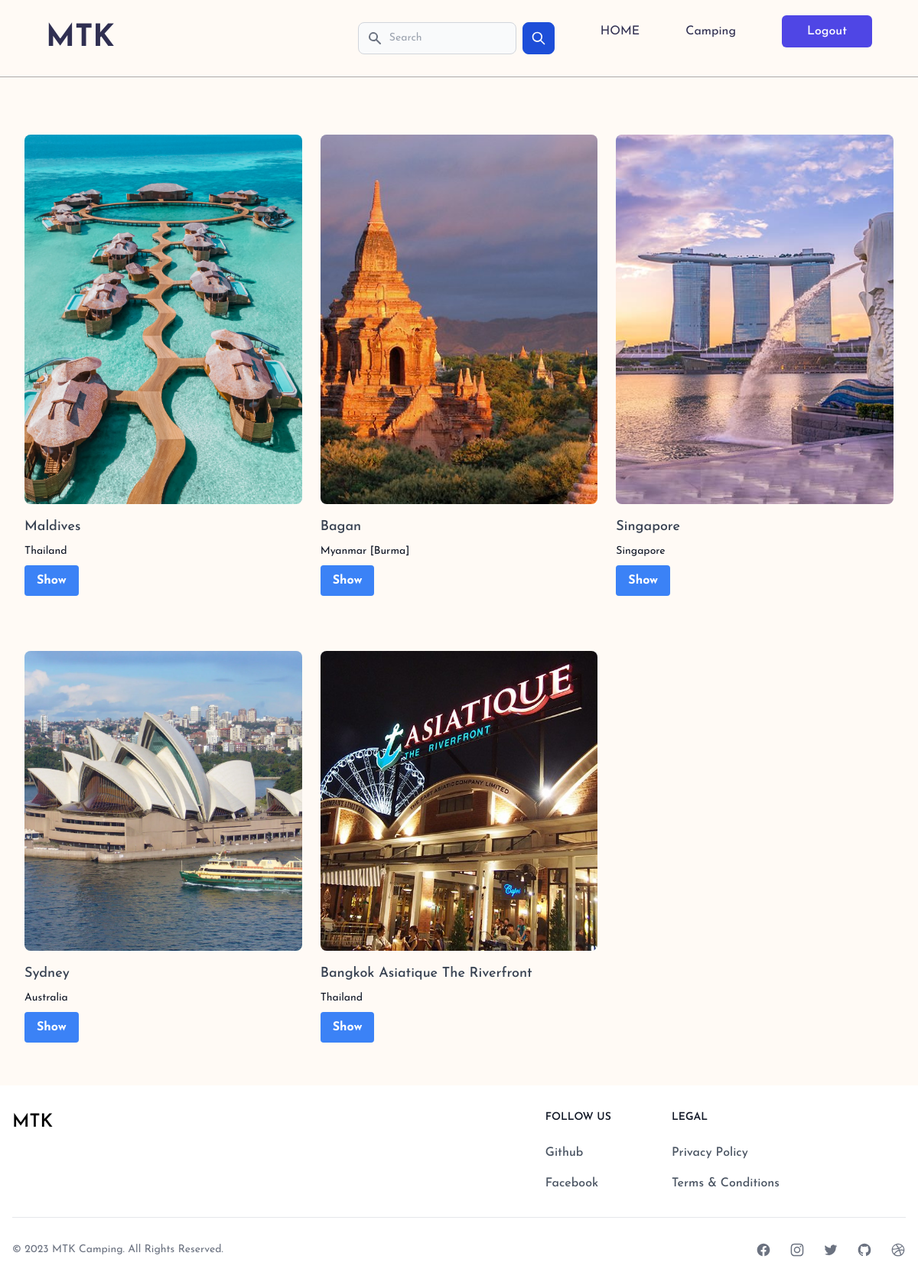
The page /camping.php (signed in) on the database its author committed.
### tables this page shows
CREATE TABLE `camping_sites` (
  `id` varchar(100) NOT NULL,
  `name` varchar(100) NOT NULL,
  `location` varchar(100) DEFAULT NULL,
  `description` text,
  `image` text NOT NULL,
  `created_at` timestamp NOT NULL DEFAULT CURRENT_TIMESTAMP,
  `updated_at` timestamp NOT NULL DEFAULT CURRENT_TIMESTAMP ON UPDATE CURRENT_TIMESTAMP
);

### Controller/Camping.php (called while the page is built, shortened)
<?php
require_once("Query.php");
class Camping{
    private query $query;
    function __construct() {
        $this->query = new Query();
    }
    function getCampingData() {
        $sql = "SELECT * FROM camping_sites";
        $this->camping = $this->query->executeQuery($sql, CONST_GET);
        return json_encode($this->camping);
    }
}
?>

### Controller/Query.php (called while the page is built, shortened)
<?php
require_once(CONST_BASE_PATH . "/db_connect.php");
class Query {
    private $conn;
    private array $response = [];
    public function __construct() {
        global $conn;
        $this->conn = $conn;
    }
    public function executeQuery($sql, $method) {
        $this->method = $method;
        if ($this->method === CONST_PUT) {
            $result = mysqli_query($this->conn, $sql);
            if ($result) {
                $this->response = [
                    'success' => true,
                    'message' => 'Updated successfully.'
                ];
            } else {
                $this->response = [
                    'success' => false,
                    'message' => 'Something went wrong.'
                ];
            }
            return $this->response;
        } else if ($this->method === CONST_GET) {
            $result = mysqli_query($this->conn, $sql);
            $data = mysqli_fetch_all($result, MYSQLI_ASSOC);
            return $data;
        } else if ($this->method === CONST_POST) {
            $result = mysqli_query($this->conn, $sql);
            if ($result) {
                $this->response = [
                    'success' => true,
                    'message' => 'Created successfully.'
                ];
            } else {
                $this->response = [
                    'success' => false,
                    'message' => 'Something went wrong.'
                ];
            }
            return $this->response;
        } else if ($this->method === CONST_DELETE) {
            $result = mysqli_query($this->conn, $sql);
            if ($result) {
                $this->response = [
                    'success' => true,
                    'message' => 'Deleted successfully.'
                ];
            } else {
                $this->response = [
                    'success' => false,
                    'message' => 'Something went wrong.'
                ];
            }
            return $this->response;
        }
    }
}
?>

### Controller/CountryList.php (called while the page is built, shortened)
<?php
class CountryList {
    public static function getConstantArray() {
        return self::CONST_COUNTRY_LIST;
    }
}

### camping.php (the view, shortened to what this page needs)
<?php
require_once("./Components/header.php");
require_once("./Components/navbar.php");
require_once("./Controller/Camping.php");
require_once("./Controller/CountryList.php");
if (isset($_POST['search_result'])) {
    $camping = new Camping();
    $campingData = $camping->getCampingDataBySearch($_POST['search_result']);
    $decodeCampingData = json_decode($campingData, true);
    shuffle($decodeCampingData);
} else {
    $camping = new Camping();
    $campingData = $camping->getCampingData();
    $decodeCampingData = json_decode($campingData, true);
    shuffle($decodeCampingData);
}
?>
<div>
    <div class="mx-auto my-20 max-w-2xl px-4 py-16 sm:px-6 sm:py-24 lg:max-w-7xl lg:px-8">
        <div class="grid grid-cols-1 gap-x-6 gap-y-48 sm:grid-cols-2 lg:grid-cols-3 xl:grid-cols-4 xl:gap-x-8">
            <?php if (!empty($decodeCampingData)) { ?>
                <?php foreach ($decodeCampingData as $camping) { ?>
                    <form action="<?php echo CONST_BASE_URL; ?>/one_camping.php" method="POST">
                        <a href="#" class="group">
                            <div class="aspect-h-1 aspect-w-1 w-full overflow-hidden rounded-lg bg-gray-200 xl:aspect-h-8 xl:aspect-w-7">
                                <?php if ($camping['image'] !== '') { ?>
                                    <img src="./assets/images/<?php echo $camping['image']; ?>" alt="" class="h-full w-full object-cover object-center group-hover:opacity-75">
                                <?php } else { ?>
                                    <img src="./assets/images/no_image_found.png" alt="No image found" class="h-full w-full object-cover object-center group-hover:opacity-75">
                                <?php } ?>
                            </div>
                            <h3 class="mt-4 font-medium text-lg text-gray-700"><?php echo $camping['name']; ?></h3>
                            <p class="my-2 text-sm font-normal text-gray-900"><?php echo CountryList::getConstantArray()[$camping['location']]; ?></p>
                            <button type="submit" class="bg-blue-500 hover:bg-blue-700 text-white font-bold py-2 px-4 rounded">
                                Show
                            </button>
                        </a>
                    </form>
                <?php } ?>
            <?php } ?>
        </div>
    </div>
</div>
<?php
require_once("./Components/footer.php");
?>

### assets/css/variable.css (style rules this page uses)
:root { --color-one: #fff; --color-two: #333; --color-three: red; --color-four: #ededed; --color-five: #F2DAD7; --color-six: #D1A39E; --color-seven: #CECDCA; --color-eight: #474545; --color-nine: #eaeaea; --bg-dark: #333; --gradient-one: rgba(0, 0, 0, .5); --gradient-two: rgba(0, 0, 0, .3); --text-white: #fff; --text-dark: #000; --heading-one: 4rem; --heading-two: 2rem; --heading-three: 1.5rem; --heading-four: 1.25rem; --heading-five: 1rem; --heading-six: .75rem; --margin-auto: auto; --margin-0: 0; --margin-1: 1rem; --margin-2: 2rem; --margin-3: 3rem; --margin-4: 4rem; --margin-5: 5rem; --margin-6: 6rem; --margin-left-3: 3rem; --margin-left-4: 4rem; --padding-0: 0; --padding-1: 1rem; --padding-2: 2rem; --padding-3: 3rem; --padding-4: 4rem; --padding-5: 5rem; --padding-6: 6rem; --font-size-small: 1rem; --font-size-medium: 1.5rem; --font-size-large: 2rem; --font-size-1: 1rem; --font-size-2: 1.25rem; --font-size-3: 1.75rem; --font-size-4: 2.25rem; --font-size-5: 2.5rem; --font-size-6: 2.75rem; --ease: all 0.3s ease-in-out; }

### assets/css/global.css (style rules this page uses)
.text-white { color: var(--text-white); }

### assets/css/styles.css (style rules this page uses)
* { margin: 0; padding: 0; box-sizing: border-box; font-family: 'Josefin Sans', sans-serif; }
html { line-height:1.15; -webkit-text-size-adjust:100% }
body { margin:0 }
a { background-color:transparent }
img { border-style:none }
button,input,optgroup,select,textarea { font-family:inherit; font-size:100%; line-height:1.15; margin:0 }
button,input { overflow:visible }
button,select { text-transform:none }
[type=button],[type=reset],[type=submit],button { -webkit-appearance:button }
blockquote,dd,dl,figure,h1,h2,h3,h4,h5,h6,hr,p,pre { margin:0 }
button { background-color:transparent; background-image:none; padding:0 }
html { font-family:Inter,system-ui,-apple-system,BlinkMacSystemFont,Segoe UI,Roboto,Helvetica Neue,Arial,Noto Sans,sans-serif,Apple Color Emoji,Segoe UI Emoji,Segoe UI Symbol,Noto Color Emoji; line-height:1.5 }
*,:after,:before { box-sizing:border-box; border:0 solid #d5d6d7 }
img { border-style:solid }
[role=button],button { cursor:pointer }
h1,h2,h3,h4,h5,h6 { font-size:inherit; font-weight:inherit }
a { color:inherit; text-decoration:inherit }
button,input,optgroup,select,textarea { padding:0; line-height:inherit; color:inherit }
audio,canvas,embed,iframe,img,object,svg,video { display:block; vertical-align:middle }
img,video { max-width:100%; height:auto }
.bg-blue-500 { --bg-opacity:1; background-color:#3f83f8; background-color:rgba(63,131,248,var(--bg-opacity)) }
.rounded { border-radius:.25rem }
.rounded-lg { border-radius:.5rem }
.grid { display:grid }
.font-medium { font-weight:500 }
.font-bold { font-weight:700 }
.h-full { height:100% }
.text-sm { font-size:.875rem }
.text-lg { font-size:1.125rem }
.mx-auto { margin-left:auto; margin-right:auto }
.mt-4 { margin-top:1rem }
.max-w-2xl { max-width:42rem }
.object-cover { -o-object-fit:cover; object-fit:cover }
.overflow-hidden { overflow:hidden }
.py-2 { padding-top:.5rem; padding-bottom:.5rem }
.px-4 { padding-left:1rem; padding-right:1rem }
.text-white { --text-opacity:1; color:#fff; color:rgba(255,255,255,var(--text-opacity)) }
.text-gray-700 { --text-opacity:1; color:#24262d; color:rgba(36,38,45,var(--text-opacity)) }
.w-full { width:100% }

### assets/css/navbar.css (style rules this page uses)
* { margin: 0; padding: 0; box-sizing: border-box; scroll-behavior: smooth; }
body { background: rgb(255,250,245); }

### rows shown on the page
camping_sites: image (picture), name "Maldives", location "Thailand"
camping_sites: image (picture), name "Bagan", location "Myanmar [Burma]"
camping_sites: image (picture), name "Singapore", location "Singapore"
camping_sites: image (picture), name "Sydney", location "Australia"
camping_sites: image (picture), name "Bangkok Asiatique The Riverfront", location "Thailand"

### other values the page prints
$link["text"] "HOME"
$link["text"] "Camping"
$link["text"] "Logout"
